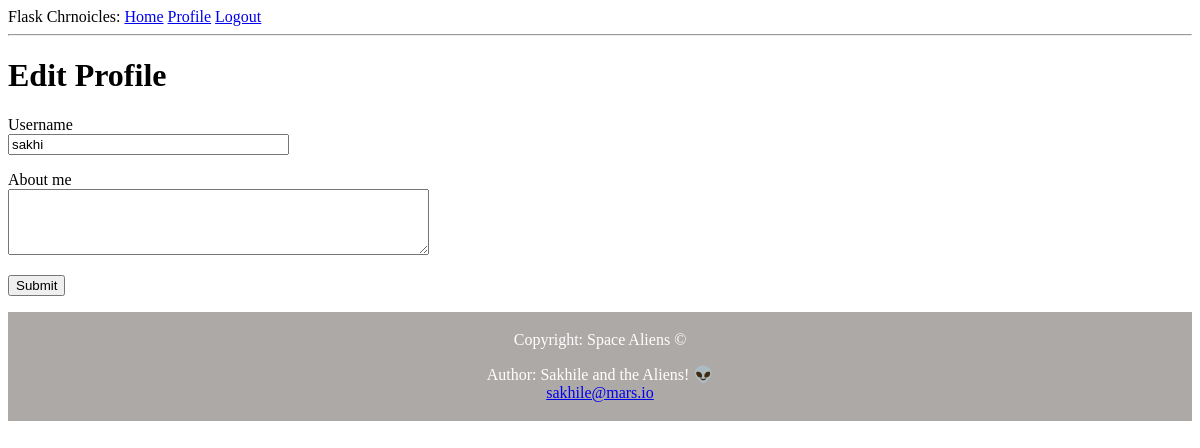
The page /edit_profile (signed in) on the database as committed earlier.
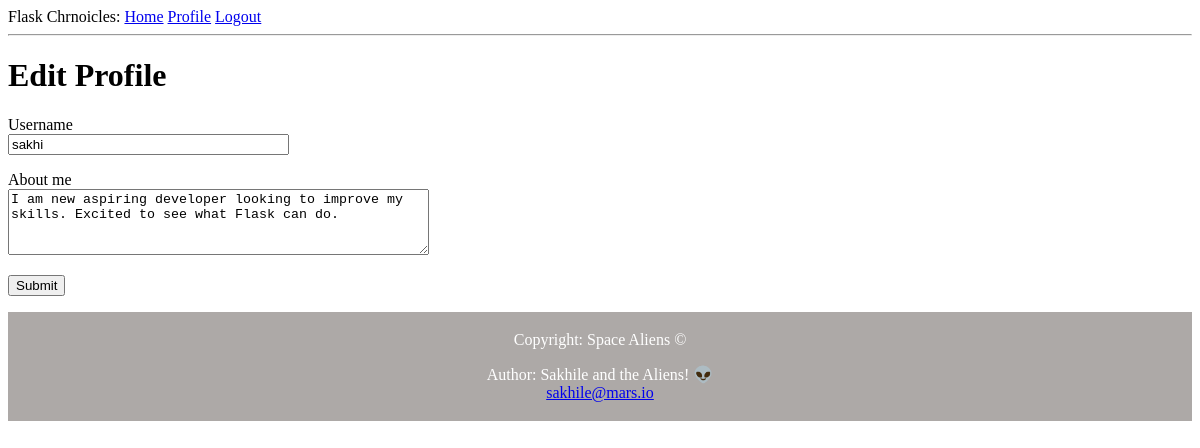
The same page on the database as committed later.
### app/models.py (models this page shows, shortened)
class User(UserMixin, db.Model):
    id: so.Mapped[int] = so.mapped_column(primary_key=True)
    username: so.Mapped[str] = so.mapped_column(sa.String(64), unique=True)
    email: so.Mapped[str] = so.mapped_column(sa.String(120), index=True, unique=True)
    password_hash: so.Mapped[Optional[str]] = so.mapped_column(sa.String(256))
    posts: so.WriteOnlyMapped["Post"] = so.relationship(back_populates="author")
    about_me: so.Mapped[Optional[str]] = so.mapped_column(sa.String(140))
    last_seen: so.Mapped[Optional[datetime]] = so.mapped_column(
        default=lambda: datetime.now(timezone.utc)
    )

### app/routes.py (the view)
@app.route("/edit_profile", methods=["GET", "POST"])
@login_required
def edit_profile():
    form = EditProfileForm(current_user.username)
    if form.validate_on_submit():
        current_user.username = form.username.data
        current_user.about_me = form.about_me.data
        db.session.commit()
        flash("Your changes have been saved.")
        return redirect(url_for("edit_profile"))
    elif request.method == "GET":
        form.username.data = current_user.username
        form.about_me.data = current_user.about_me
    return render_template(
        "edit_profile.html", title="Edit Profile", form=form
    )

### app/forms.py (shortened to what this page needs)
class EditProfileForm(FlaskForm):
    username = StringField("Username", validators=[DataRequired()])
    about_me = TextAreaField("About me", validators=[Length(min=0, max=140)])
    submit = SubmitField("Submit")
    def __init__(self, original_username, *args, **kwargs):
        super().__init__(*args, **kwargs)
        self.original_username = original_username

### app/models.py (called while the page is built)
@login.user_loader
def load_user(id):
    return db.session.get(User, int(id))

### app/routes.py (called while the page is built)
@app.before_request
def before_request():
    if current_user.is_authenticated:
        current_user.last_seen = datetime.now(timezone.utc)
        db.session.commit()

### app/templates/edit_profile.html (shortened to what this page needs)
{% extends "base.html" %}
{% block content %}
    <h1>Edit Profile</h1>
    <form action="" method="post">
        <p>
            {{ form.username.label }}<br>
            {{ form.username(size=32) }}<br>
        </p>
        <p>
            {{ form.about_me.label }}<br>
            {{ form.about_me(cols=50, rows=4) }}<br>
        </p>
        <p>{{ form.submit() }}</p>
    </form>
{% endblock %}

Rows that differ between the two databases and show on the page:
changed User "sakhi": about_me (not shown) → "I am new aspiring developer looking to improve my skills. Excited to see what Flask can do."
